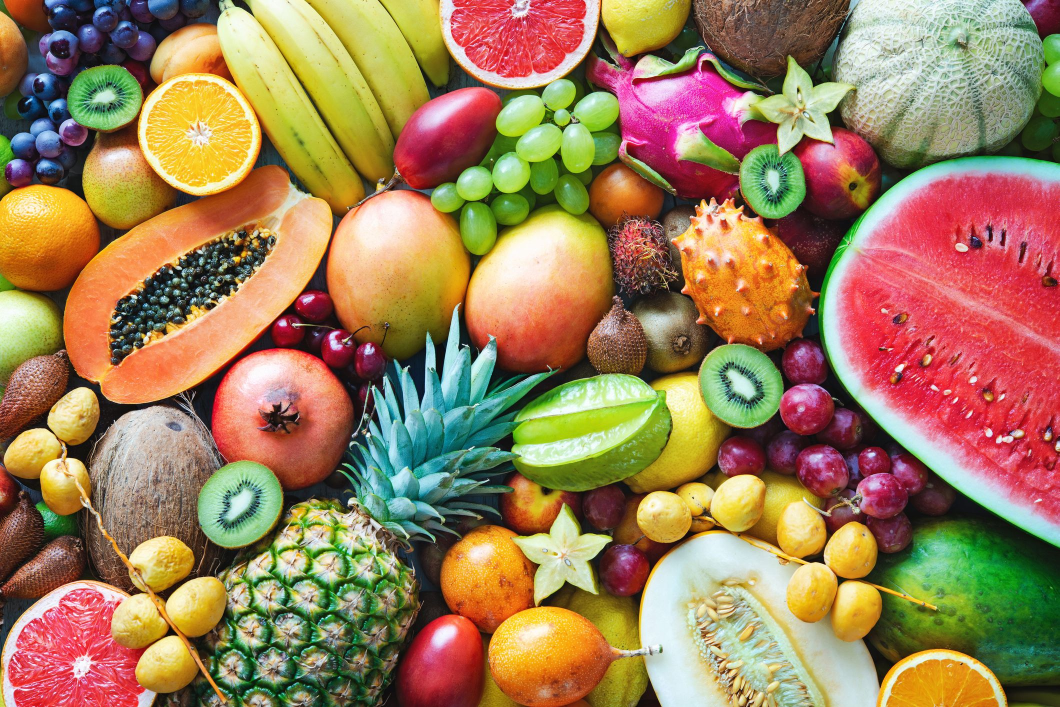
%> input picture fruits.jpg, 2119 x 1414 px (shown at 1/2 size)
$ octave task9_2.m   (GNU Octave 9; MATLAB toolbox functions it lacks are replaced by stand-ins)
%> lines starting %> are read from the running program, lines starting %| are printed output that depends on the picture
e = 3;
n = 33;
d = 7;
N=256;
I=imread('F:\4-1\Computer Networks\Lab\fruits.jpg');
%> I is the input picture: size 1414x2119x3 uint8; mean R, G, B 157.9, 126.8, 88.7
I=rgb2gray(I);
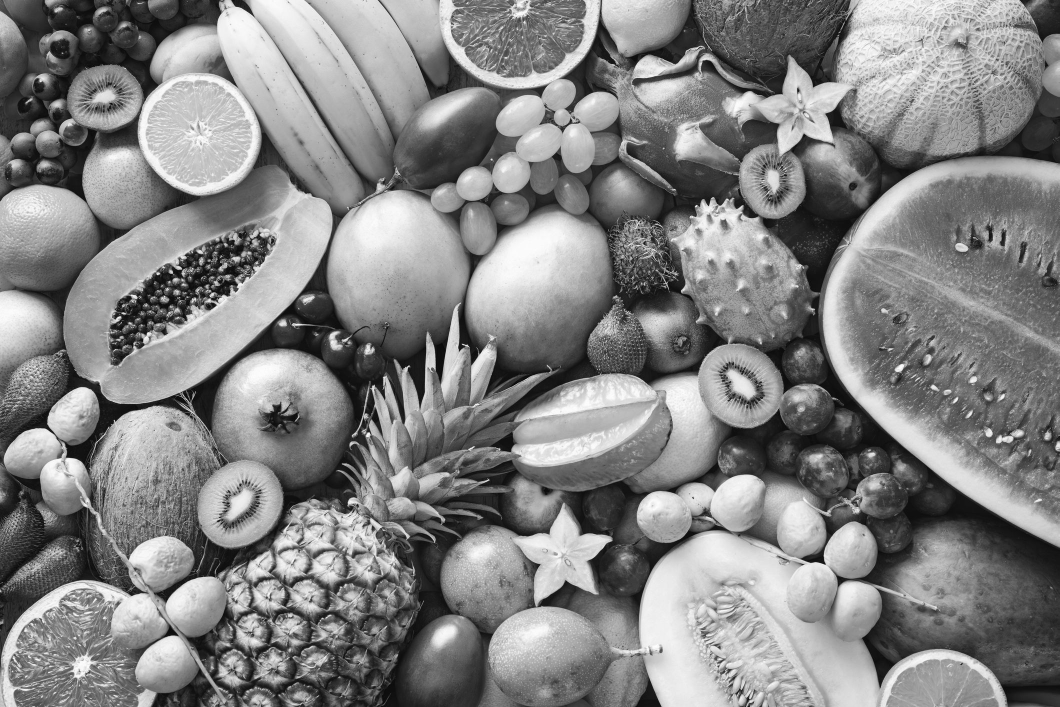
%> I: size 1414x2119 uint8 (shown at 1/2 size); min 0, max 255, mean 131.7
I=imresize(I,[N, N]);
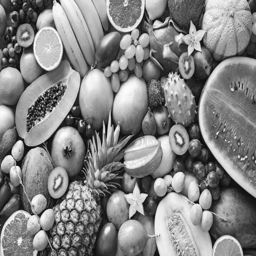
%> I: size 256x256 uint8; min 1, max 253, mean 131.7
subplot(2,2,1)
imshow(I)
title('Original Image')

I=double(I);
%> I: size 256x256 double
R=mod(I,16);
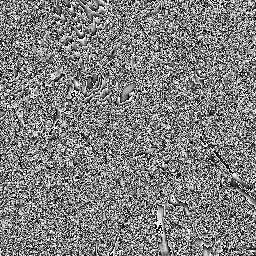
%> R: size 256x256 double; min 0, max 15, mean 7.49; drawn with min black and max white
%Remainder of the image
for i=1:N
    for j=1:N
        Q(i,j)=uint8((I(i,j)/16)-0.5);
        % Quiescent of the image
    end
end

Q=double(Q);
%> Q: size 256x256 double
for i =1:N
    for j = 1:N
        Qe(i, j)=mod(Q(i,j)^e, n);
        Re(i, j)=mod(R(i,j)^e, n);
        %Decryption of image
        Qd(i, j)=mod((Qe(i,j))^d, n);
        Rd(i, j)=mod((Re(i,j))^d, n);
    end
end
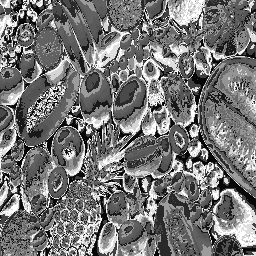
%> Qe: size 256x256 double; min 0, max 31, mean 14.4; drawn with min black and max white
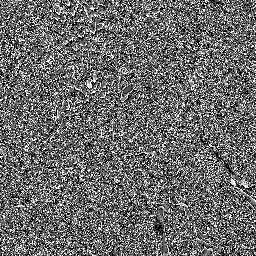
%> Re: size 256x256 double; min 0, max 31, mean 13.1; drawn with min black and max white

Rec=Qd*16+Rd;
subplot(2,2,2)
imshow(uint8(Qe)-200)
title('Encrypted Quiescent Image')
subplot(2,2,3)
imshow(uint8(Re)-200)
title('Encrypted Remainder Image')
subplot(2,2,4)
imshow(uint8(Rec)+100)
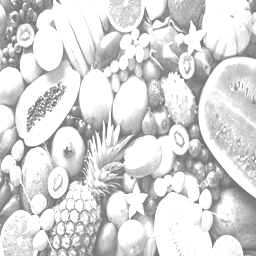
%> displayed picture: size 256x256, on the screen's scale of 0 to 255; min 101, max 255, mean 215.5
title('Decrypted Image')
